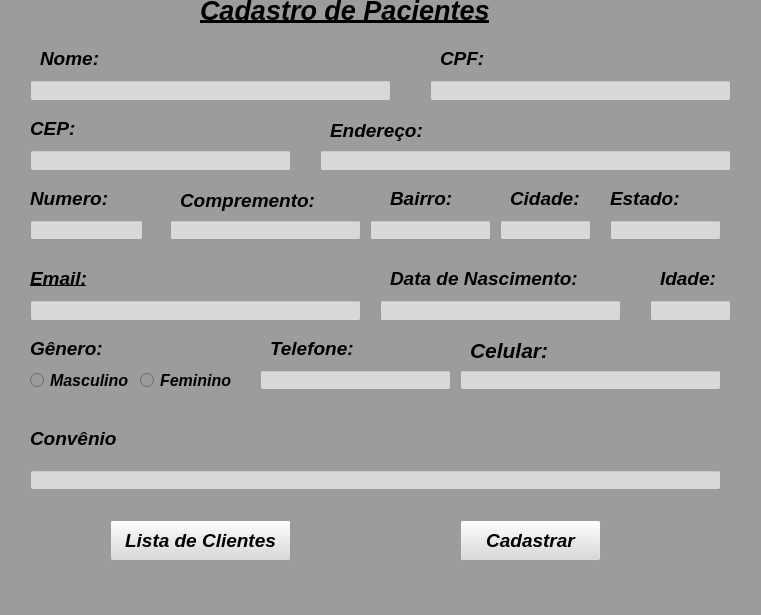
<?xml version="1.0" encoding="UTF-8"?>
<ui version="4.0">
 <class>MainWindow</class>
 <widget class="QMainWindow" name="MainWindow">
  <property name="geometry">
   <rect>
    <x>0</x>
    <y>0</y>
    <width>761</width>
    <height>615</height>
   </rect>
  </property>
  <property name="font">
   <font>
    <pointsize>11</pointsize>
   </font>
  </property>
  <property name="windowTitle">
   <string>MainWindow</string>
  </property>
  <property name="styleSheet">
   <string notr="true">background-color: rgb(156, 156, 156);</string>
  </property>
  <widget class="QWidget" name="centralwidget">
   <widget class="QLabel" name="label">
    <property name="geometry">
     <rect>
      <x>40</x>
      <y>50</y>
      <width>71</width>
      <height>16</height>
     </rect>
    </property>
    <property name="font">
     <font>
      <pointsize>14</pointsize>
      <weight>75</weight>
      <italic>true</italic>
      <bold>true</bold>
     </font>
    </property>
    <property name="text">
     <string>Nome:</string>
    </property>
   </widget>
   <widget class="QLineEdit" name="lineEdit">
    <property name="geometry">
     <rect>
      <x>30</x>
      <y>80</y>
      <width>361</width>
      <height>21</height>
     </rect>
    </property>
    <property name="styleSheet">
     <string notr="true">background-color: rgb(216, 216, 216);</string>
    </property>
   </widget>
   <widget class="QLabel" name="label_2">
    <property name="geometry">
     <rect>
      <x>440</x>
      <y>50</y>
      <width>61</width>
      <height>16</height>
     </rect>
    </property>
    <property name="font">
     <font>
      <pointsize>14</pointsize>
      <weight>75</weight>
      <italic>true</italic>
      <bold>true</bold>
     </font>
    </property>
    <property name="text">
     <string>CPF:</string>
    </property>
   </widget>
   <widget class="QLineEdit" name="lineEdit_2">
    <property name="geometry">
     <rect>
      <x>430</x>
      <y>80</y>
      <width>301</width>
      <height>21</height>
     </rect>
    </property>
    <property name="styleSheet">
     <string notr="true">background-color: rgb(216, 216, 216);</string>
    </property>
   </widget>
   <widget class="QLabel" name="label_3">
    <property name="geometry">
     <rect>
      <x>30</x>
      <y>120</y>
      <width>51</width>
      <height>16</height>
     </rect>
    </property>
    <property name="font">
     <font>
      <pointsize>14</pointsize>
      <weight>75</weight>
      <italic>true</italic>
      <bold>true</bold>
     </font>
    </property>
    <property name="text">
     <string>CEP:</string>
    </property>
   </widget>
   <widget class="QLabel" name="label_4">
    <property name="geometry">
     <rect>
      <x>330</x>
      <y>120</y>
      <width>121</width>
      <height>21</height>
     </rect>
    </property>
    <property name="font">
     <font>
      <pointsize>14</pointsize>
      <weight>75</weight>
      <italic>true</italic>
      <bold>true</bold>
     </font>
    </property>
    <property name="text">
     <string>Endereço:</string>
    </property>
   </widget>
   <widget class="QLineEdit" name="lineEdit_3">
    <property name="geometry">
     <rect>
      <x>30</x>
      <y>150</y>
      <width>261</width>
      <height>21</height>
     </rect>
    </property>
    <property name="styleSheet">
     <string notr="true">background-color: rgb(216, 216, 216);</string>
    </property>
    <property name="text">
     <string/>
    </property>
   </widget>
   <widget class="QLineEdit" name="lineEdit_4">
    <property name="geometry">
     <rect>
      <x>320</x>
      <y>150</y>
      <width>411</width>
      <height>21</height>
     </rect>
    </property>
    <property name="styleSheet">
     <string notr="true">background-color: rgb(216, 216, 216);</string>
    </property>
   </widget>
   <widget class="QLabel" name="label_5">
    <property name="geometry">
     <rect>
      <x>30</x>
      <y>190</y>
      <width>91</width>
      <height>16</height>
     </rect>
    </property>
    <property name="font">
     <font>
      <pointsize>14</pointsize>
      <weight>75</weight>
      <italic>true</italic>
      <bold>true</bold>
     </font>
    </property>
    <property name="text">
     <string>Numero:</string>
    </property>
   </widget>
   <widget class="QLineEdit" name="lineEdit_5">
    <property name="geometry">
     <rect>
      <x>30</x>
      <y>220</y>
      <width>113</width>
      <height>20</height>
     </rect>
    </property>
    <property name="styleSheet">
     <string notr="true">background-color: rgb(216, 216, 216);</string>
    </property>
   </widget>
   <widget class="QLabel" name="label_6">
    <property name="geometry">
     <rect>
      <x>180</x>
      <y>190</y>
      <width>161</width>
      <height>21</height>
     </rect>
    </property>
    <property name="font">
     <font>
      <pointsize>14</pointsize>
      <weight>75</weight>
      <italic>true</italic>
      <bold>true</bold>
     </font>
    </property>
    <property name="text">
     <string>Compremento:</string>
    </property>
   </widget>
   <widget class="QLineEdit" name="lineEdit_6">
    <property name="geometry">
     <rect>
      <x>170</x>
      <y>220</y>
      <width>191</width>
      <height>20</height>
     </rect>
    </property>
    <property name="styleSheet">
     <string notr="true">background-color: rgb(216, 216, 216);</string>
    </property>
   </widget>
   <widget class="QLabel" name="label_7">
    <property name="geometry">
     <rect>
      <x>390</x>
      <y>190</y>
      <width>81</width>
      <height>16</height>
     </rect>
    </property>
    <property name="font">
     <font>
      <pointsize>14</pointsize>
      <weight>75</weight>
      <italic>true</italic>
      <bold>true</bold>
     </font>
    </property>
    <property name="text">
     <string>Bairro:</string>
    </property>
   </widget>
   <widget class="QLineEdit" name="lineEdit_7">
    <property name="geometry">
     <rect>
      <x>370</x>
      <y>220</y>
      <width>121</width>
      <height>20</height>
     </rect>
    </property>
    <property name="styleSheet">
     <string notr="true">background-color: rgb(216, 216, 216);</string>
    </property>
   </widget>
   <widget class="QLabel" name="label_8">
    <property name="geometry">
     <rect>
      <x>510</x>
      <y>190</y>
      <width>91</width>
      <height>16</height>
     </rect>
    </property>
    <property name="font">
     <font>
      <pointsize>14</pointsize>
      <weight>75</weight>
      <italic>true</italic>
      <bold>true</bold>
     </font>
    </property>
    <property name="text">
     <string>Cidade:</string>
    </property>
   </widget>
   <widget class="QLabel" name="label_9">
    <property name="geometry">
     <rect>
      <x>610</x>
      <y>190</y>
      <width>81</width>
      <height>16</height>
     </rect>
    </property>
    <property name="font">
     <font>
      <pointsize>14</pointsize>
      <weight>75</weight>
      <italic>true</italic>
      <bold>true</bold>
     </font>
    </property>
    <property name="text">
     <string>Estado:</string>
    </property>
   </widget>
   <widget class="QLabel" name="label_10">
    <property name="geometry">
     <rect>
      <x>30</x>
      <y>270</y>
      <width>121</width>
      <height>16</height>
     </rect>
    </property>
    <property name="font">
     <font>
      <pointsize>14</pointsize>
      <weight>75</weight>
      <italic>true</italic>
      <bold>true</bold>
      <underline>true</underline>
     </font>
    </property>
    <property name="text">
     <string>Email:</string>
    </property>
   </widget>
   <widget class="QLineEdit" name="lineEdit_8">
    <property name="geometry">
     <rect>
      <x>30</x>
      <y>300</y>
      <width>331</width>
      <height>21</height>
     </rect>
    </property>
    <property name="styleSheet">
     <string notr="true">background-color: rgb(216, 216, 216);</string>
    </property>
    <property name="text">
     <string/>
    </property>
   </widget>
   <widget class="QLabel" name="label_11">
    <property name="geometry">
     <rect>
      <x>390</x>
      <y>270</y>
      <width>221</width>
      <height>16</height>
     </rect>
    </property>
    <property name="font">
     <font>
      <pointsize>14</pointsize>
      <weight>75</weight>
      <italic>true</italic>
      <bold>true</bold>
     </font>
    </property>
    <property name="text">
     <string>Data de Nascimento:</string>
    </property>
   </widget>
   <widget class="QLineEdit" name="lineEdit_9">
    <property name="geometry">
     <rect>
      <x>380</x>
      <y>300</y>
      <width>241</width>
      <height>21</height>
     </rect>
    </property>
    <property name="styleSheet">
     <string notr="true">background-color: rgb(216, 216, 216);</string>
    </property>
   </widget>
   <widget class="QLineEdit" name="lineEdit_10">
    <property name="geometry">
     <rect>
      <x>650</x>
      <y>300</y>
      <width>81</width>
      <height>21</height>
     </rect>
    </property>
    <property name="styleSheet">
     <string notr="true">background-color: rgb(216, 216, 216);</string>
    </property>
   </widget>
   <widget class="QLabel" name="label_12">
    <property name="geometry">
     <rect>
      <x>660</x>
      <y>270</y>
      <width>81</width>
      <height>16</height>
     </rect>
    </property>
    <property name="font">
     <font>
      <pointsize>14</pointsize>
      <weight>75</weight>
      <italic>true</italic>
      <bold>true</bold>
     </font>
    </property>
    <property name="text">
     <string>Idade:</string>
    </property>
   </widget>
   <widget class="QLabel" name="label_13">
    <property name="geometry">
     <rect>
      <x>30</x>
      <y>340</y>
      <width>81</width>
      <height>16</height>
     </rect>
    </property>
    <property name="font">
     <font>
      <pointsize>14</pointsize>
      <weight>75</weight>
      <italic>true</italic>
      <bold>true</bold>
     </font>
    </property>
    <property name="text">
     <string>Gênero:</string>
    </property>
   </widget>
   <widget class="QRadioButton" name="radioButton">
    <property name="geometry">
     <rect>
      <x>30</x>
      <y>370</y>
      <width>111</width>
      <height>21</height>
     </rect>
    </property>
    <property name="font">
     <font>
      <pointsize>12</pointsize>
      <weight>75</weight>
      <italic>true</italic>
      <bold>true</bold>
     </font>
    </property>
    <property name="text">
     <string>Masculino</string>
    </property>
   </widget>
   <widget class="QRadioButton" name="radioButton_2">
    <property name="geometry">
     <rect>
      <x>140</x>
      <y>370</y>
      <width>111</width>
      <height>21</height>
     </rect>
    </property>
    <property name="font">
     <font>
      <pointsize>12</pointsize>
      <weight>75</weight>
      <italic>true</italic>
      <bold>true</bold>
     </font>
    </property>
    <property name="text">
     <string>Feminino</string>
    </property>
   </widget>
   <widget class="QLabel" name="label_14">
    <property name="geometry">
     <rect>
      <x>270</x>
      <y>340</y>
      <width>121</width>
      <height>16</height>
     </rect>
    </property>
    <property name="font">
     <font>
      <pointsize>14</pointsize>
      <weight>75</weight>
      <italic>true</italic>
      <bold>true</bold>
     </font>
    </property>
    <property name="text">
     <string>Telefone:</string>
    </property>
   </widget>
   <widget class="QLabel" name="label_15">
    <property name="geometry">
     <rect>
      <x>470</x>
      <y>340</y>
      <width>131</width>
      <height>21</height>
     </rect>
    </property>
    <property name="font">
     <font>
      <pointsize>16</pointsize>
      <weight>75</weight>
      <italic>true</italic>
      <bold>true</bold>
     </font>
    </property>
    <property name="text">
     <string>Celular:</string>
    </property>
   </widget>
   <widget class="QLineEdit" name="lineEdit_11">
    <property name="geometry">
     <rect>
      <x>260</x>
      <y>370</y>
      <width>191</width>
      <height>20</height>
     </rect>
    </property>
    <property name="styleSheet">
     <string notr="true">background-color: rgb(216, 216, 216);</string>
    </property>
   </widget>
   <widget class="QLineEdit" name="lineEdit_12">
    <property name="geometry">
     <rect>
      <x>460</x>
      <y>370</y>
      <width>261</width>
      <height>20</height>
     </rect>
    </property>
    <property name="styleSheet">
     <string notr="true">background-color: rgb(216, 216, 216);</string>
    </property>
   </widget>
   <widget class="QPushButton" name="pushButton">
    <property name="geometry">
     <rect>
      <x>460</x>
      <y>520</y>
      <width>141</width>
      <height>41</height>
     </rect>
    </property>
    <property name="font">
     <font>
      <pointsize>14</pointsize>
      <weight>75</weight>
      <italic>true</italic>
      <bold>true</bold>
     </font>
    </property>
    <property name="styleSheet">
     <string notr="true">background-color: rgb(217, 217, 217);</string>
    </property>
    <property name="text">
     <string>Cadastrar</string>
    </property>
   </widget>
   <widget class="QLabel" name="label_16">
    <property name="geometry">
     <rect>
      <x>30</x>
      <y>430</y>
      <width>121</width>
      <height>16</height>
     </rect>
    </property>
    <property name="font">
     <font>
      <pointsize>14</pointsize>
      <weight>75</weight>
      <italic>true</italic>
      <bold>true</bold>
     </font>
    </property>
    <property name="text">
     <string>Convênio</string>
    </property>
   </widget>
   <widget class="QLabel" name="label_17">
    <property name="geometry">
     <rect>
      <x>200</x>
      <y>-10</y>
      <width>351</width>
      <height>41</height>
     </rect>
    </property>
    <property name="font">
     <font>
      <pointsize>20</pointsize>
      <weight>75</weight>
      <italic>true</italic>
      <bold>true</bold>
      <underline>true</underline>
     </font>
    </property>
    <property name="text">
     <string>Cadastro de Pacientes</string>
    </property>
   </widget>
   <widget class="QPushButton" name="pushButton_2">
    <property name="geometry">
     <rect>
      <x>110</x>
      <y>520</y>
      <width>181</width>
      <height>41</height>
     </rect>
    </property>
    <property name="font">
     <font>
      <pointsize>14</pointsize>
      <weight>75</weight>
      <italic>true</italic>
      <bold>true</bold>
     </font>
    </property>
    <property name="styleSheet">
     <string notr="true">background-color: rgb(217, 217, 217);</string>
    </property>
    <property name="text">
     <string>Lista de Clientes</string>
    </property>
   </widget>
   <widget class="QLineEdit" name="lineEdit_13">
    <property name="geometry">
     <rect>
      <x>500</x>
      <y>220</y>
      <width>91</width>
      <height>20</height>
     </rect>
    </property>
    <property name="styleSheet">
     <string notr="true">background-color: rgb(216,216,216);</string>
    </property>
   </widget>
   <widget class="QLineEdit" name="lineEdit_14">
    <property name="geometry">
     <rect>
      <x>610</x>
      <y>220</y>
      <width>111</width>
      <height>20</height>
     </rect>
    </property>
    <property name="styleSheet">
     <string notr="true">background-color: rgb(216,216,216);</string>
    </property>
   </widget>
   <widget class="QLineEdit" name="lineEdit_15">
    <property name="geometry">
     <rect>
      <x>30</x>
      <y>470</y>
      <width>691</width>
      <height>20</height>
     </rect>
    </property>
    <property name="styleSheet">
     <string notr="true">background-color: rgb(216,216,216);</string>
    </property>
   </widget>
  </widget>
  <widget class="QMenuBar" name="menubar">
   <property name="geometry">
    <rect>
     <x>0</x>
     <y>0</y>
     <width>761</width>
     <height>21</height>
    </rect>
   </property>
  </widget>
  <widget class="QStatusBar" name="statusbar"/>
 </widget>
 <resources/>
 <connections/>
</ui>
